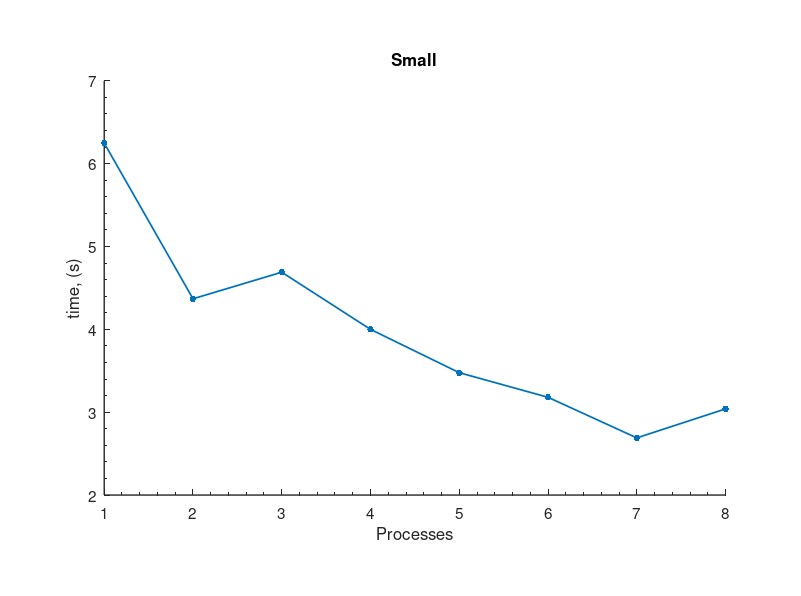
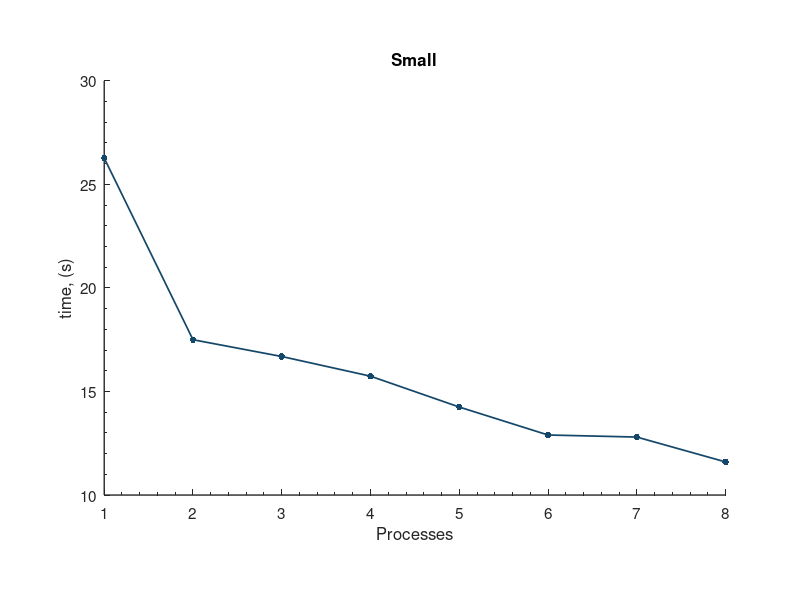

The MATLAB source for these figures, in order:
clear; close all;

sm = load('myCode_small.txt');
lrg = load('myCode_large.txt');

spd1 = sm(1,2)./sm;
spd2 = lrg(1,2)./lrg;

% colors
color = [0 114 189; ...     % blue
        20 71 105;  ...     % dk blue
        161 0 31;   ...     % red  
        217 83 25;  ...     % orange
        126 47 172; ...     % ppl
        94 151 17;  ...     % gn
        237 177 32]./256;   % yl
    
    
figure;
set(gcf, 'position', [466 246 802 597] );
D = cell(1,5);
% set up
xrat = 1.5;
yrat = 1;


    h = plot(sm(:,1),sm(:,2)); hold on;
    set(h,'Marker','.','Color',color(1,:))
    set(h,'LineWidth',2)


title('Small');xlabel('Processes');ylabel('time, (s)');
set(gca,'FontSize',10);
pbaspect([xrat,yrat,1])

set(h,'LineWidth',1.25,'MarkerSize',15)

set(gcf,'PaperPositionMode','auto')
set(gcf,'Renderer','painters')
set(gca,'FontSize',11)

set(gca, 'Box', 'off', ...
  'XMinorTick'  , 'on'      , ...
  'YMinorTick'  , 'on'      , ...
  'LineWidth'   , 1 );

hold off



   
figure;
set(gcf, 'position', [466 246 802 597] );
D = cell(1,5);
% set up
xrat = 1.5;
yrat = 1;


    h = plot(lrg(:,1),lrg(:,2)); hold on;
    set(h,'Marker','.','Color',color(2,:))
    set(h,'LineWidth',2)


title('Small');xlabel('Processes');ylabel('time, (s)');
set(gca,'FontSize',10);
pbaspect([xrat,yrat,1])

set(h,'LineWidth',1.25,'MarkerSize',15)

set(gcf,'PaperPositionMode','auto')
set(gcf,'Renderer','painters')
set(gca,'FontSize',11)

set(gca, 'Box', 'off', ...
  'XMinorTick'  , 'on'      , ...
  'YMinorTick'  , 'on'      , ...
  'LineWidth'   , 1 );

hold off



